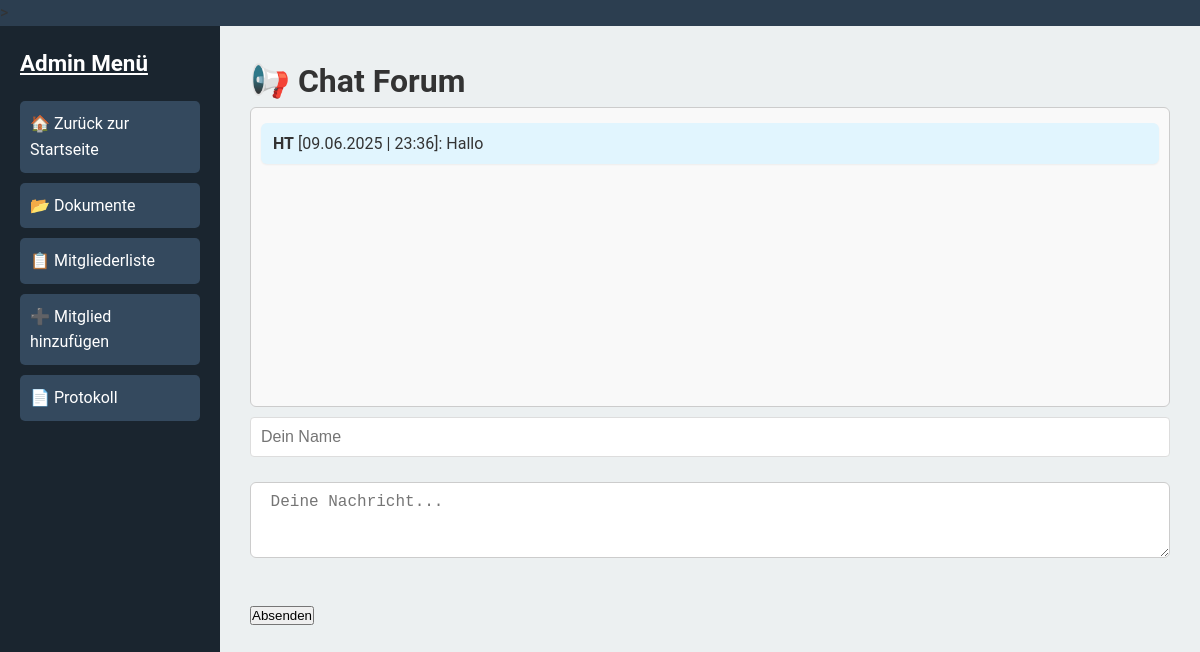
Page /chat on the committed database.
### app.py (models this page shows)
class ChatMessage(db.Model):
    id = db.Column(db.Integer, primary_key=True)
    username = db.Column(db.String(80), nullable=False)
    message = db.Column(db.Text, nullable=False)
    timestamp = db.Column(db.DateTime, default=db.func.current_timestamp())

### app.py (the view)
@app.route('/chat')
def chat():
    messages = ChatMessage.query.order_by(ChatMessage.timestamp.asc()).all()
    berlin = pytz.timezone("Europe/Berlin")
    messages_with_local_time = []
    for msg in messages:
        utc_time = msg.timestamp.replace(tzinfo=pytz.utc)
        local_time = utc_time.astimezone(berlin)
        messages_with_local_time.append({
            'username': msg.username,
            'message': msg.message,
            'date': local_time.strftime("%d.%m.%Y"),
            'time': local_time.strftime("%H:%M")
        })
    return render_template('chat.html', messages=messages_with_local_time)

### templates/chat.html (shortened to what this page needs)
<!DOCTYPE html>>
<html lang="de">
<head>
    <link rel="stylesheet" href="{{ url_for('static', filename='style.css') }}"/>
</head>
    <body>
     <div class="wrapper">
        <aside class="sidebar">
            <h2>Admin Menü</h2>
            <nav>
                <a href="{{ url_for('home') }}">🏠 Zurück zur Startseite</a>
                <a href="{{ url_for('dokumente', subpath='') }}">📂 Dokumente</a>
                <a href="{{ url_for('list_users') }}">📋 Mitgliederliste</a>
                <a href="{{ url_for('add_user') }}">➕ Mitglied hinzufügen</a>
                <a href="{{ url_for('show_log')}}">📄 Protokoll</a>
            </nav>
        </aside>
        <main class="content">
            <header>
                <h1>📢 Chat Forum</h1>
            </header>
                <div id="chatbox">
                    {% for msg in messages %}
                        <div class="message">
                            <strong>{{ msg.username }}</strong> [{{ msg.date }} | {{ msg.time }}]: {{ msg.message }}
                        </div>
                    {% endfor %}
                </div>
                <input type="text" id="username" placeholder="Dein Name" required><br><br>
                <textarea id="message" rows="3" cols="50" placeholder=" Deine Nachricht..." required></textarea><br><br>
                <button onclick="sendMessage()">Absenden</button>
        </main>
    </div>
</body>
</html>

### static/style.css (style rules this page uses)
:root { --primary: #2c3e50; --secondary: #ecf0f1; --accent: #3498db; --text: #333; --sidebar-width: 220px; --error: #e74c3c; --success: #2ecc71; }
* { box-sizing: border-box; margin: 0; padding: 0; }
body { font-family: 'Roboto', sans-serif; background-color: var(--primary); color: var(--text); min-height: 100vh; line-height: 1.6; }
.wrapper { display: flex; min-height: 100vh; }
.sidebar { width: var(--sidebar-width); background-color: #1a252f; color: white; padding: 20px; display: flex; flex-direction: column; }
.sidebar h2 { margin-bottom: 20px; font-size: 1.4rem; text-decoration: underline; }
.sidebar nav a { display: block; padding: 10px; color: white; text-decoration: none; border-radius: 5px; margin-bottom: 10px; background-color: #34495e; transition: background-color 0.2s; }
.content { flex: 1; padding: 30px; background-color: var(--secondary); }
input[type="text"], input[type="email"], input[type="date"] { width: 100%; padding: 10px; font-size: 16px; border: 1px solid #ddd; border-radius: 4px; }
#chatbox { border: 1px solid #ccc; padding: 10px; height: 300px; overflow-y: auto; background-color: #f9f9f9; margin-bottom: 10px; border-radius: 6px; }
.message { margin: 5px 0; padding: 8px 12px; background-color: #e1f5fe; border-radius: 6px; box-shadow: 0 1px 2px rgba(0,0,0,0.05); }
#message { padding: 10px; font-size: 1rem; border-radius: 6px; border: 1px solid #ccc; width: 100%; margin-bottom: 10px; }

### rows in the picture
ChatMessage: username "HT", date "09.06.2025", time "23:36", message "Hallo"
